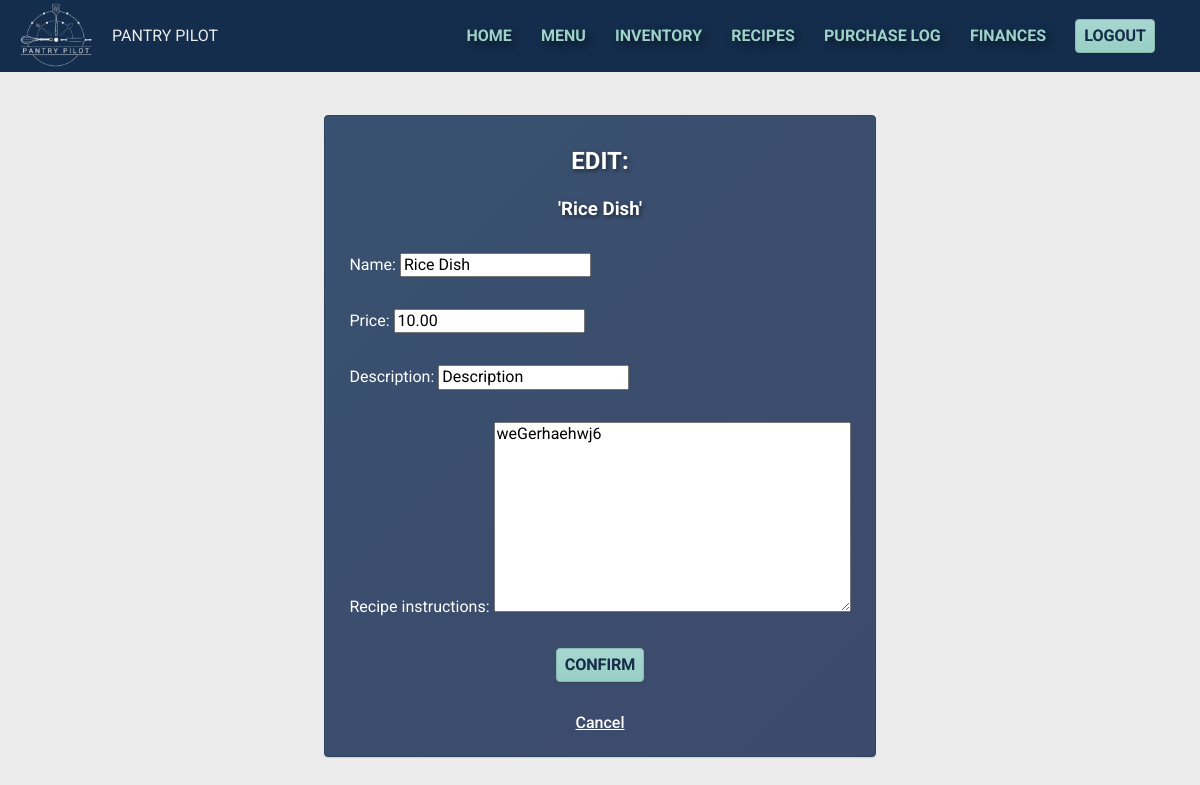
/menu-item/edit/73/ (signed in), run on the app's committed database.
### inventory/models.py (models this page shows, shortened)
class MenuItem(models.Model):
    name = models.CharField(max_length=100, unique=True)
    price = models.DecimalField(max_digits=6, decimal_places=2, default=0)
    description = models.CharField(max_length=200, blank=True)
    recipe_instructions = models.TextField(blank=True)
    created_at = models.DateTimeField(auto_now_add=True)
    class Meta:
        ordering = ["name"]
        verbose_name = "Menu item"

### inventory/views.py (the view)
# urls.py: path('menu-item/edit/<int:pk>/', views.MenuItemUpdate.as_view(), name="menuitem_edit"),
class MenuItemUpdate(LoginRequiredMixin, UpdateView):
    model = MenuItem
    template_name = "inventory/menuitem_update.html"
    fields = "__all__"
    success_url = reverse_lazy("menu")

### inventory/templates/inventory/menuitem_update.html (shortened to what this page needs)
{% extends 'inventory/base.html' %}
{% block content %}
<section id="edit-menu-item" class="form">
    <div class="card card--form">
        <h2 class="card__title card__title--form">EDIT:</h2>
        <h3 class="card__title card__title--form">'{{menuitem.name}}'</h3>
        <form class="card__form card__form--start" action="" method="POST">
            {{ form.as_p }}
            <button type="submit" class="btn btn--submit">CONFIRM</button>
        </form>
        <a href=" {% url 'menu' %}" class="navlinks">Cancel</a>
    </div>
</section>
{% endblock content %}

### inventory/static/inventory/css/style.css (style rules this page uses)
html { font-size: 16px; font-family: "Roboto", sans-serif; background-color: #ececec; }
html, body { height: 100%; margin: 0; }
body { display: flex; flex-direction: column; }
a { text-decoration: none; }
.btn { align-self: center; text-decoration: none; background-color: #9fd3c7; background-image: linear-gradient(#a8d6d1, #96cfc3); border: 1px solid #8cb9b0; border-radius: 4px; box-shadow: rgba(0, 0, 0, 0.12) 0 1px 1px; text-shadow: .125px .125px .25px rgba(0, 0, 0, 0.5); color: #142d4c; font-weight: 600; cursor: pointer; display: inline-block; line-height: 100%; margin: 0; padding: .5rem; outline: 0; text-align: center; transition: box-shadow .05s ease-in-out,opacity .05s ease-in-out; user-select: none; -webkit-user-select: none; touch-action: manipulation; }
.btn--submit { margin-top: 1rem; }
.navlinks { align-self: center; color: white; text-decoration: underline; font-weight: 500; }
.card { display: flex; flex-direction: column; padding: 1rem; margin: 1rem; border-radius: 4px; box-shadow: rgba(0, 0, 0, 0.12) 0 1px 1px; background-image: linear-gradient(135deg, #385170, #3e4a6b); border: 1px solid #2D4560; background-color: #385170; color: white; transition: all 0.2s ease-in-out; }
.card__title { margin: 0; padding: .5rem 0; font-weight: bold; }
.card__form { margin-bottom: 2rem; display: flex; flex-direction: column; align-items: center; width: 100%; }
.form { display: flex; flex-direction: column; align-items: center; }
.card--form { align-items: center; padding: 1.5rem; }
.card__title--form { margin-bottom: .5rem; text-shadow: 2px 2px 4px rgba(0, 0, 0, 0.5); }
.card__form--start { align-items: flex-start; }

### data on the page
MenuItem: name "Rice Dish", price "10.00", description "Description", recipe_instructions "weGerhaehwj6"
